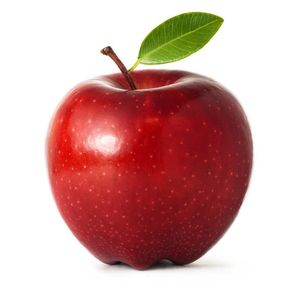
#> input picture img/apple.jpg, 300 x 300 px
$ jupyter execute morphing.ipynb
#> lines starting #> are read from the running program, lines starting #| are printed output that depends on the picture
[cell 1]
import cv2
import numpy as np
import matplotlib.pyplot as plt

[cell 2]
inp_img1 = cv2.imread("../img/apple.jpg",1)
#> inp_img1 is the input picture: shape (300, 300, 3); mean B, G, R 167.6, 170.5, 211.8
inp_img2 = cv2.imread("../img/orange.jpg",1)
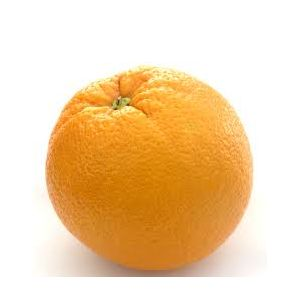
#> input picture img/orange.jpg, 300 x 300 px
#> inp_img2 is the input picture: shape (300, 300, 3); mean B, G, R 173.6, 212.4, 242.2
half_img1 = np.zeros_like(inp_img1)
half_img2 = np.zeros_like(inp_img2)

[cell 3]
out_img = np.zeros_like(inp_img1)
height,width, alpha = inp_img1.shape
#> height = 300; width = 300; alpha = 3
mid_len = int(width/2)
#> mid_len = 150
sm_len = 33

[cell 4]
for i in range(height):
    for j in range(mid_len - 50):
        half_img1[i][j]=inp_img1[i][j]
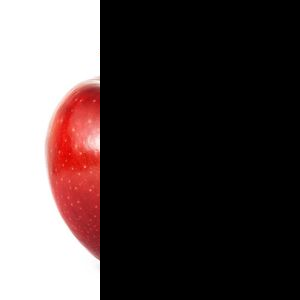
#> half_img1: shape (300, 300, 3); mean B, G, R 69.7, 70.1, 81.3

for i in range(height):
    for j in range(mid_len + 50,width):
        half_img2[i][j]=inp_img2[i][j]
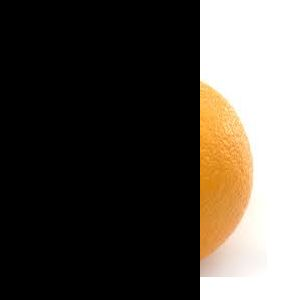
#> half_img2: shape (300, 300, 3); mean B, G, R 69.9, 77.2, 82.9
plt.imshow(half_img1)
plt.show()
plt.imshow(half_img2)
plt.show()

[cell 5]
a = 1.0
dec = 0.01
for j in range(mid_len - 50, mid_len + 49):
    a = max(a - dec,0.0)
    for i in range(height):
        half_img1[i][j]= inp_img1[i][j] * a
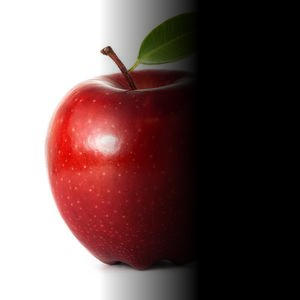
#> half_img1: shape (300, 300, 3); mean B, G, R 87, 87.9, 111.4
plt.imshow(half_img1)

[cell 6]
b = 1.0
inc = 0.01
for j in range(mid_len + 50, mid_len - 49, -1):
    b = max(b -dec,0.0)
    for i in range(height):
        half_img2[i][j]= inp_img2[i][j] * b
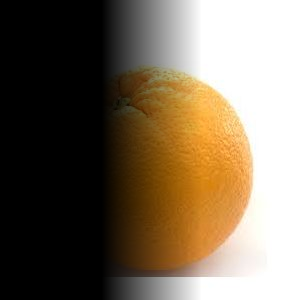
#> half_img2: shape (300, 300, 3); mean B, G, R 87.5, 106.3, 120.4

out_img = half_img1 + half_img2
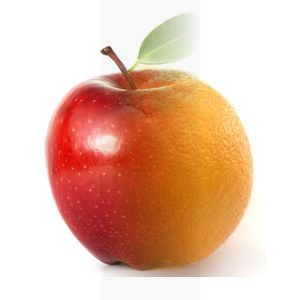
#> out_img: shape (300, 300, 3); mean B, G, R 174.5, 194.1, 231.8
